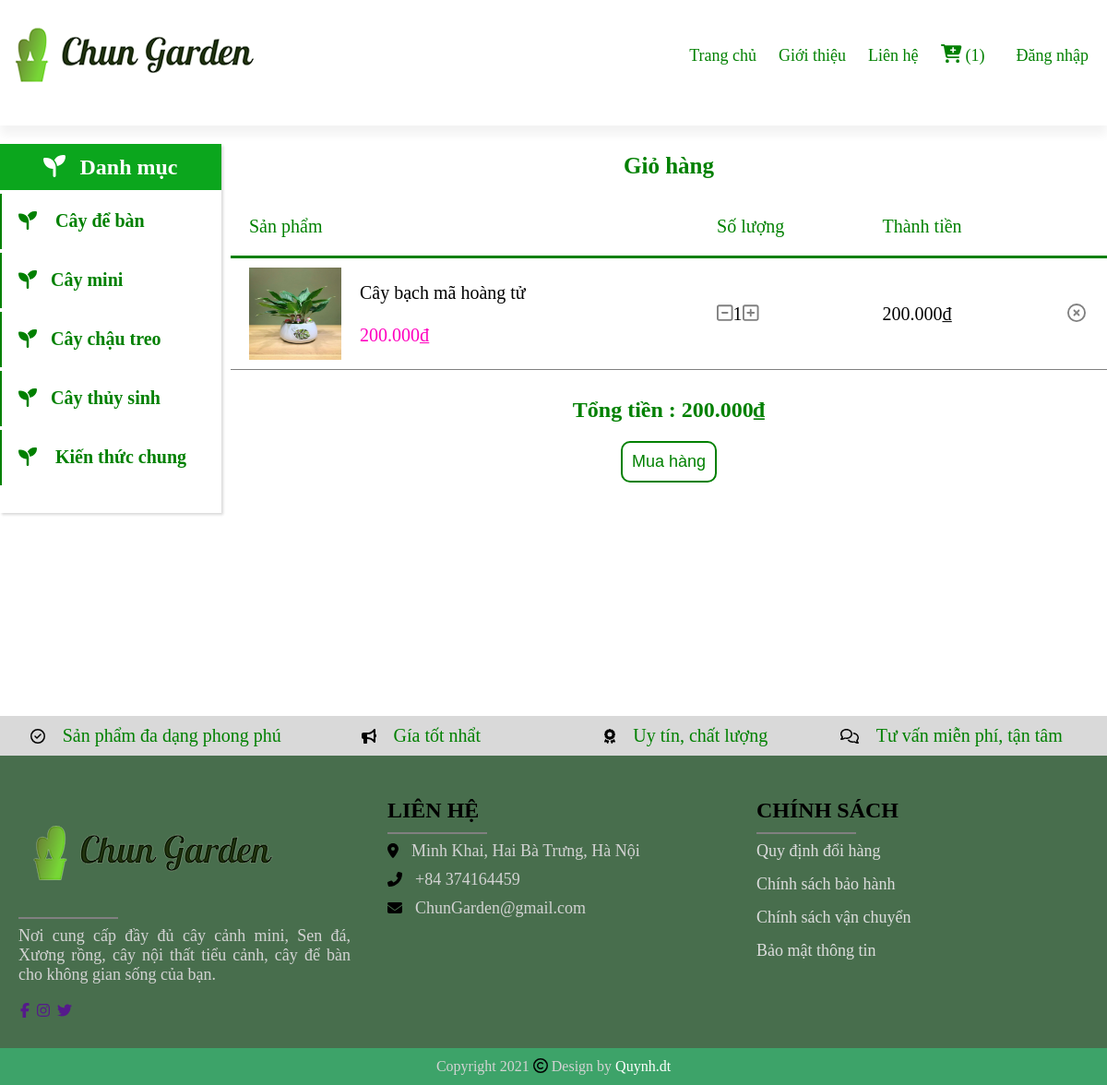
Screenshot of /customer/index.php?module=invoice&action=cart&id=96&up with the database file from the repository.
### tables this page shows
CREATE TABLE `product` (
  `id_Product` int(11) NOT NULL,
  `Name` varchar(50) NOT NULL,
  `Price` float NOT NULL,
  `image` varchar(255) NOT NULL,
  `Description` text NOT NULL,
  `Status` tinyint(1) NOT NULL,
  `id_Categorize` int(11) NOT NULL,
  `view` bigint(20) NOT NULL
);

### customer/modules/invoice/cart.php (the view, shortened to what this page needs)
<?php
require_once ('layout/headerCus.php');
?>
<div class="cart">
	<h2>Giỏ hàng</h2>
	<table>
		<tr>
			<th>Sản phẩm</th>
			<th>Số lượng</th>
			<th>Thành tiền</th>
			<th></th>
		</tr>
			<?php
			$total_payment=0;
			foreach ($_SESSION['cart'] as $id => $quantity) {
			 	$sql="SELECT id_Product,Name, Price, image FROM Product WHERE id_Product='$id'";
			 	$result= mysqli_query($conn,$sql);
			 	if ($result == false) {
			 		echo "Loi: ".mysqli_error($conn);
			 	}
			 	else if(mysqli_num_rows($result)==1){
			 		$row=mysqli_fetch_array($result);
			 		$name =$row['Name'];
			 		$url=$row['image'];
			 		$price = $row['Price'];
			 		$id_Pro=$row['id_Product'];
			 		echo "<tr>";
			 			echo "<td>";
			 			echo "<div class='inf'>";
			 				echo "<img src='$url' >";
			 				echo "<div>";
			 					echo "<p>".$name."</p><br>";
			 					$pricer=number_format("$price",0,",",".");
			 					echo "<span>".$pricer."₫</span>";
			 				echo "</div>";
			 			echo "</div>";
			 			echo "</td>";
			 			echo "<td> ";
			 			echo "<div class=btn_quantity>";
			 				echo "<a href='index.php?module=invoice&action=cart&id=$id&down'><i class='far fa-minus-square'></i></a>";
			 				echo $quantity ;
			 				echo "<a href='index.php?module=invoice&action=cart&id=$id&up'><i class='far fa-plus-square'></i></a>";
			 			echo "</div>";
			 			echo "</td>";
			 			$total=($price*$quantity);
			 			$total=number_format("$total",0,",",".");
			 			echo "<td>".$total."₫</td>";
			 			$total_payment += ($price*$quantity);
			 			echo "<td>";
			 				echo "<a href='index.php?module=invoice&action=cart&id=$id&delete' class='remove'><i class='far fa-times-circle'></i></a>";
			 			echo "</td>";
			 		echo "</tr>";
			 	}
			}
		?>
	</table>
	<div class="total">
		<?php  if (isset($id_Pro))  { ?>
		<h2>Tổng tiền : <?php echo number_format("$total_payment",0,",","."); ?>₫</h2>
	<?php  } else {?>
		<img src="layout/img/shopping-cart.jpg" width="130px" height="130px">
		<p>Chưa có sản phẩm </p>
	<?php } ?>
	</div>
	<div class="check">
	<?php  if (isset($id_Pro))  {
		echo "<a href='index.php?module=invoice&action=checkout'><button> Mua hàng </button></a>";
	} ?>
	</div>
</div>
<?php
require_once ('layout/footerCus.php');
?>

### customer/layout/style.css (style rules this page uses)
* { padding: 0; margin: auto; box-sizing:border-box; border-collapse: collapse; }
.cart { margin-top: 30px; position: relative; }
.cart h2 { color: green; font-weight: bold; font-size: 25px; }
.cart table { width: 100%; border-collapse: collapse; margin-top: 20px; text-align:left; }
.inf { display: flex; flex-wrap: wrap; }
.cart th { text-align:left; padding: 20px; color: green; font-size: 20px; font-weight: normal; border-bottom: 3px solid green; }
.cart td { padding-left: 20px; border-bottom: 1px solid grey; }
.inf img { width:100px; height: 100px; margin: 10px 0; }
.inf p { font-size: 20px; }
.inf span { font-size: 20px; color: #FF00BF; }
.inf div { margin-left: 20px; }
.cart td { font-size: 20px; }
.btn_quantity { width: 60px; margin: 0; }
.btn_quantity a { color: grey; text-decoration: none; }
.remove { color:grey; }
.total h2 { margin-top: 30px; font-size: 24px; font-weight: bold; }
.check { margin-top: 20px; }
.check a button { font-size: 18px; padding:10px; border-radius: 10px; outline: none; border:2px solid green; background-color: white; transition: 0.3s; }
.check button { color: green; }

### rows the page displays
product: image (picture), Name "Cây bạch mã hoàng tử", Price "200.000", quantity "1"

### other values shown
$sl "1"
